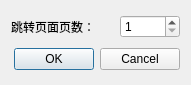
<?xml version="1.0" encoding="UTF-8"?>
<ui version="4.0">
 <class>chosenPageDialog</class>
 <widget class="QDialog" name="chosenPageDialog">
  <property name="geometry">
   <rect>
    <x>0</x>
    <y>0</y>
    <width>191</width>
    <height>85</height>
   </rect>
  </property>
  <property name="sizePolicy">
   <sizepolicy hsizetype="Fixed" vsizetype="Fixed">
    <horstretch>0</horstretch>
    <verstretch>0</verstretch>
   </sizepolicy>
  </property>
  <property name="windowTitle">
   <string>指定跳转页面</string>
  </property>
  <layout class="QVBoxLayout" name="verticalLayout">
   <item>
    <layout class="QHBoxLayout" name="horizontalLayout">
     <item>
      <widget class="QLabel" name="label">
       <property name="text">
        <string>跳转页面页数：</string>
       </property>
      </widget>
     </item>
     <item>
      <widget class="QSpinBox" name="spin_chosenPage">
       <property name="minimumSize">
        <size>
         <width>60</width>
         <height>0</height>
        </size>
       </property>
       <property name="maximumSize">
        <size>
         <width>60</width>
         <height>16777215</height>
        </size>
       </property>
       <property name="minimum">
        <number>1</number>
       </property>
       <property name="maximum">
        <number>999</number>
       </property>
      </widget>
     </item>
    </layout>
   </item>
   <item>
    <widget class="QDialogButtonBox" name="buttonBox">
     <property name="orientation">
      <enum>Qt::Horizontal</enum>
     </property>
     <property name="standardButtons">
      <set>QDialogButtonBox::Cancel|QDialogButtonBox::Ok</set>
     </property>
    </widget>
   </item>
  </layout>
 </widget>
 <resources/>
 <connections>
  <connection>
   <sender>buttonBox</sender>
   <signal>accepted()</signal>
   <receiver>chosenPageDialog</receiver>
   <slot>accept()</slot>
   <hints>
    <hint type="sourcelabel">
     <x>248</x>
     <y>254</y>
    </hint>
    <hint type="destinationlabel">
     <x>157</x>
     <y>274</y>
    </hint>
   </hints>
  </connection>
  <connection>
   <sender>buttonBox</sender>
   <signal>rejected()</signal>
   <receiver>chosenPageDialog</receiver>
   <slot>reject()</slot>
   <hints>
    <hint type="sourcelabel">
     <x>316</x>
     <y>260</y>
    </hint>
    <hint type="destinationlabel">
     <x>286</x>
     <y>274</y>
    </hint>
   </hints>
  </connection>
 </connections>
</ui>
